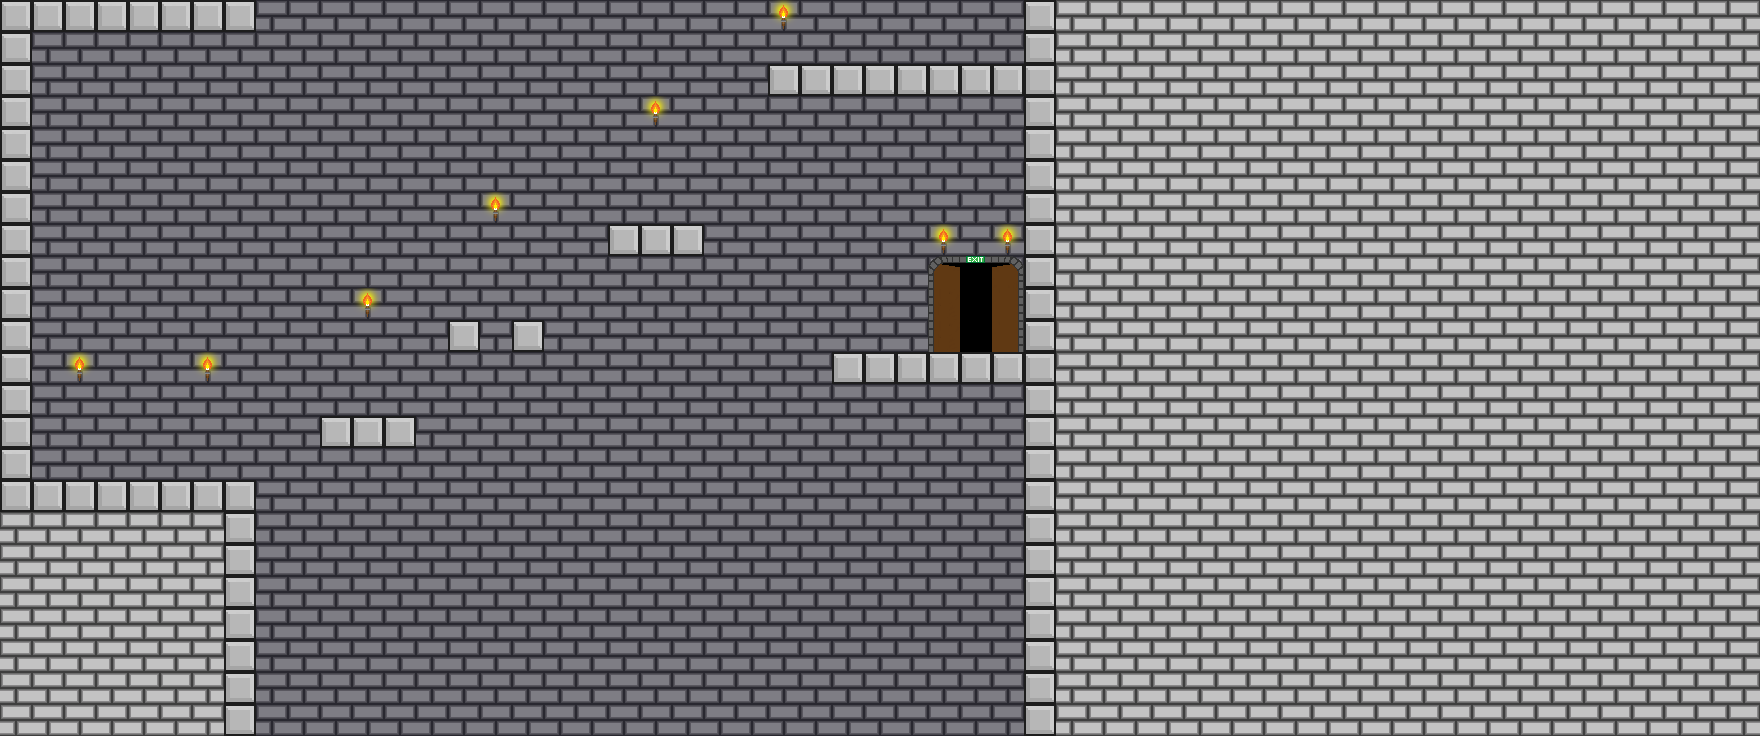

A 2D game scene composited from a Tiled map and its tileset images. What follows is a short description and the map's XML, with each tile layer's data collapsed to a summary:
An orthogonal 55x23 tile map with 32x32 px tiles, 5 tile layers (background, background lighting, ground, noncollidable, ...) and 4 objects (2x skeleton, player, end).

<map version="1.0" orientation="orthogonal" width="55" height="23" tilewidth="32" tileheight="32">
 <tileset firstgid="1" name="KS Tiles" tilewidth="32" tileheight="32" spacing="2" margin="1">
  <image source="../art/tiles/tileset/tileset1.png" width="272" height="238" />
 </tileset>
 <layer name="background" width="55" height="23">
  <data>[1265 cells, 1209 non-empty, 1 distinct tile ids]</data>
 </layer>
 <layer name="background lighting" width="55" height="23">
  <data>[1265 cells, 680 non-empty, 1 distinct tile ids]</data>
 </layer>
 <layer name="ground" width="55" height="23">
  <data>[1265 cells, 82 non-empty, 1 distinct tile ids]</data>
 </layer>
 <layer name="noncollidable" width="55" height="23">
  <data>[1265 cells, 342 non-empty, 8 distinct tile ids]</data>
 </layer>
 <layer name="spikes" width="55" height="23">
  <data>[1265 cells, 0 non-empty, 0 distinct tile ids]</data>
 </layer>
 <objectgroup name="spawns" width="55" height="23">
  <object name="player" type="player" gid="1" x="72" y="442" />
  <object name="end" type="end" gid="2" x="960" y="322" />
  <object name="skeleton" type="skeleton" gid="3" x="640" y="191" />
  <object name="skeleton" type="skeleton" gid="3" x="992" y="31" />
 </objectgroup>
</map>
